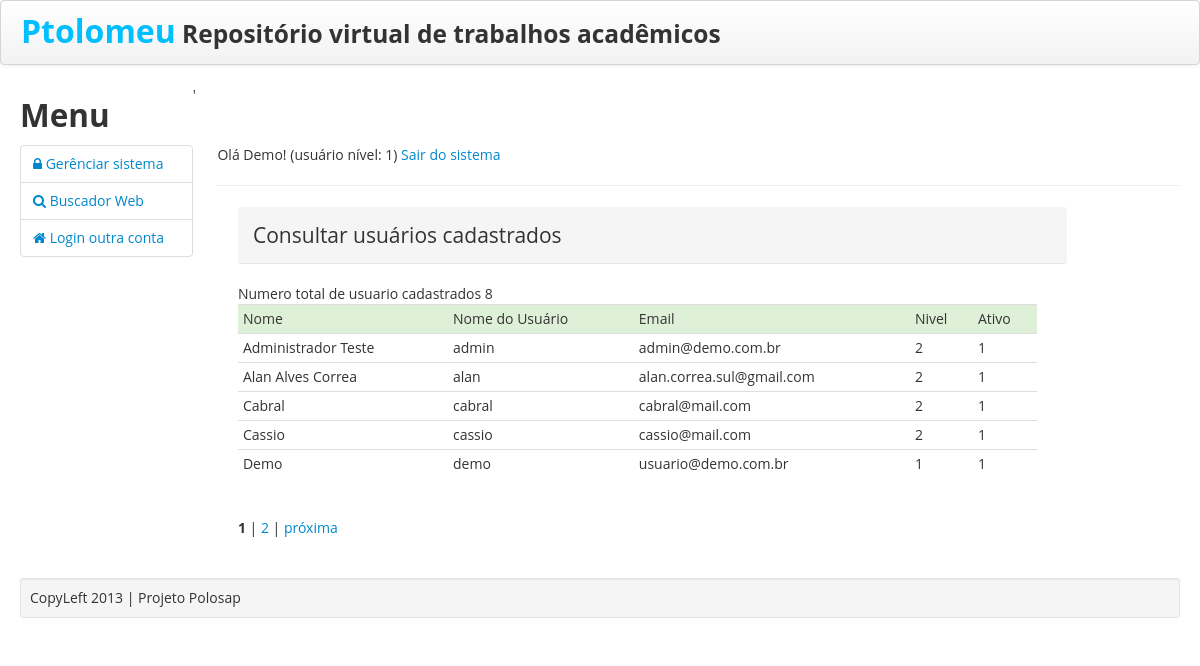
Page /usuarioConsultar.php (signed in) on the earlier database version.
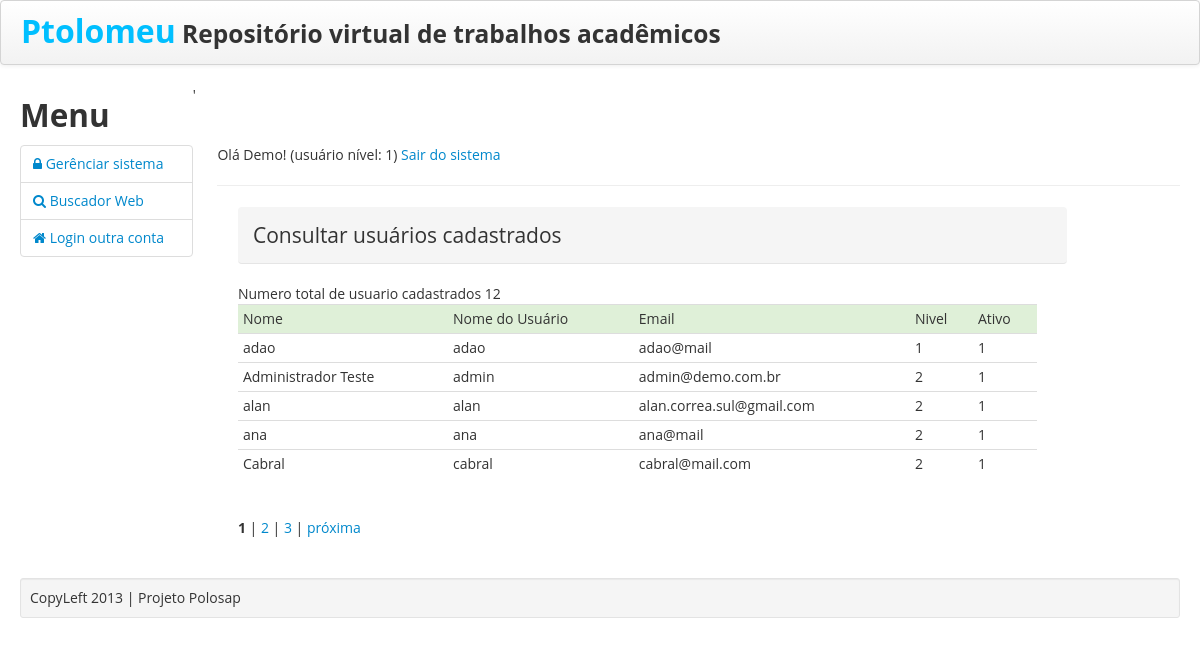
Same page on the later database version.
### tables this page shows
CREATE TABLE IF NOT EXISTS `usuarios` (
  `id` int(10) unsigned NOT NULL AUTO_INCREMENT,
  `nome` varchar(50) NOT NULL,
  `usuario` varchar(25) NOT NULL,
  `senha` varchar(40) NOT NULL,
  `email` varchar(100) NOT NULL,
  `nivel` int(1) unsigned NOT NULL DEFAULT '1' COMMENT 'Normal (1) e Administrador (2)',
  `ativo` int(1) NOT NULL DEFAULT '1',
  `data` date NOT NULL,
  `hora` time NOT NULL,
  PRIMARY KEY (`id`),
  UNIQUE KEY `usuario` (`usuario`),
  KEY `niveis` (`nivel`)
);

### usuarioConsultar.php (the view, shortened to what this page needs)
<?php
require 'html.class.php';
?>
<!DOCTYPE html>
<html>
    <head>
    </head>
    <body>
        <div class="container-fluid">
            <div class="row-fluid">
                <br>
                <br>
                <br>
                <div class="span10">
                    <div class="span10">
                        <legend class="breadcrumb">Consultar usuários cadastrados</legend>
                        <?php
                        $campos_query = "*";
                        $final_query = "FROM usuarios ORDER BY nome ASC";
                        $maximo = 5;
                        $pagina = $_GET["pagina"];
                        if ($pagina == "") {
                            $pagina = "1";
                        }
                        $inicio = $pagina - 1;
                        $inicio = $maximo * $inicio;
                        $strCount = "SELECT COUNT(*) AS 'num_registros' $final_query";
                        $query = mysql_query($strCount);
                        $row = mysql_fetch_array($query);
                        $total = $row["num_registros"];
                        $sql = mysql_query("SELECT $campos_query $final_query LIMIT $inicio,$maximo");
                        echo 'Numero total de usuario cadastrados ' . $total . '<br>';
                        echo "<table class='table table-condensed'>
                        <tr class='success'>
                            <td>Nome</td>
                            <td>Nome do Usuário</td>
                            <td>Email</td>
                            <td>Nivel</td>
                            <td>Ativo</td>
                        </tr>";
                        while ($linha = mysql_fetch_object($sql)) {
                            echo "<tr><td>" . $linha->nome .
                            "</td><td>" . $linha->usuario .
                            "</td><td>" . $linha->email .
                            "</td><td>" . $linha->nivel .
                            "</td><td>" . $linha->ativo .
                            "</td></tr>";
                        }
                        echo "</table>";
                        $mais = $pagina + 1;
                        $pgs = ceil($total / $maximo);
                        if ($pgs > 1) {
                            echo "<br />";
                            for ($i = 1; $i <= $pgs; $i++) {
                                if ($i != $pagina) {
                                    echo " <a href=" . $_SERVER['PHP_SELF'] . "?pagina=" . ($i) . ">$i</a> | ";
                                } else {
                                    echo " <strong>" . $i . "</strong> | ";
                                }
                            }
                            if ($mais <= $pgs) {
                                echo " <a href=" . $_SERVER['PHP_SELF'] . "?pagina=$mais>próxima</a>";
                            }
                        }
                        ?>
                    </div>
                </div>
            </div>
            <br>
            <br>
        </div>
</body>
</html>

Differences in the rows shown:
removed usuarios: nome "Alan Alves Correa", usuario "alan", email "alan.correa.sul@gmail.com", nivel "2", ativo "1"
no longer on this page (row unchanged): usuarios: nome "Cassio", usuario "cassio", email "cassio@mail.com", nivel "2", ativo "1"
no longer on this page (row unchanged): usuarios: nome "Demo", usuario "demo", email "usuario@demo.com.br", nivel "1", ativo "1"
added usuarios: nome "adao", usuario "adao", email "adao@mail", nivel "1", ativo "1"
added usuarios: nome "alan", usuario "alan", email "alan.correa.sul@gmail.com", nivel "2", ativo "1"
added usuarios: nome "ana", usuario "ana", email "ana@mail", nivel "2", ativo "1"
Other differences:
$total: "8" → "12"
new list line: "3 |"
